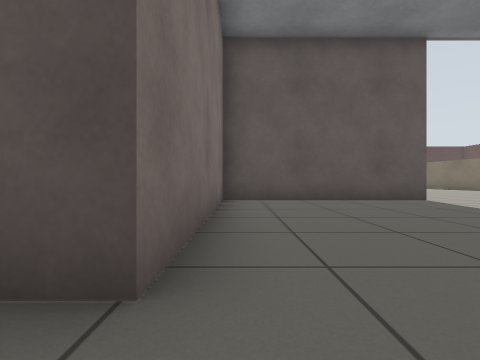
view 1 (above)

16 first-person views from a walk through a robot-simulator world made for Gazebo. The camera is 0.5 m above the floor, looks level and sees 85° across. The floor is counted in squares, 1 m on a side. Each view is taken from the middle of a square. On the plan, view 1 faces up. The plan holds only what a view shows up to about 9 squares ahead; the rest is blank. Simple patterns stand in for the simulator's built-in surfaces.

view 2
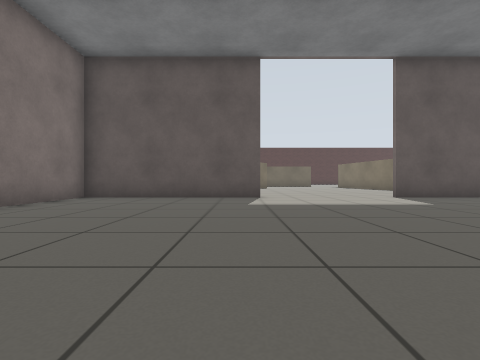

view 3
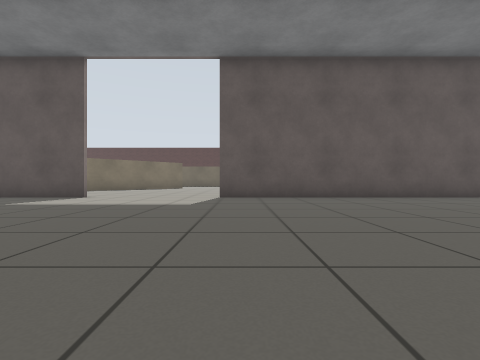

view 4
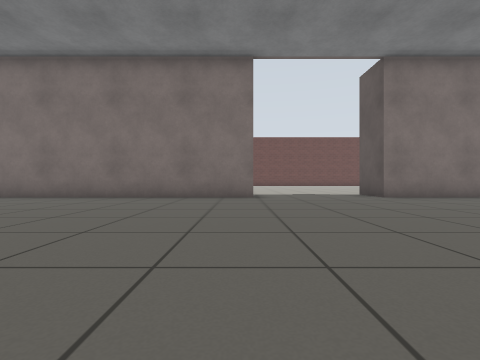

view 5
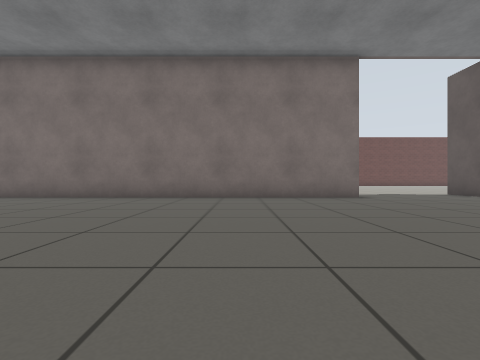

view 6
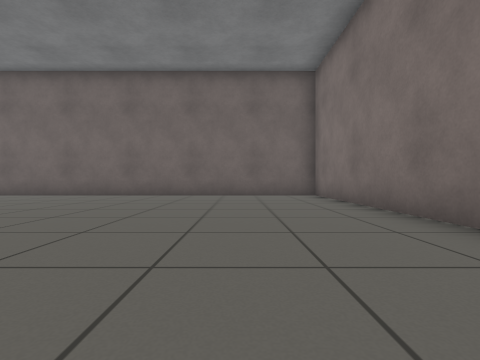

view 7
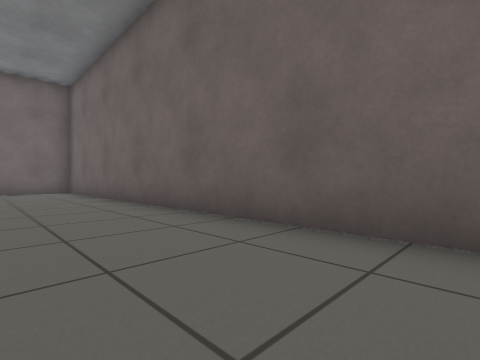

view 8
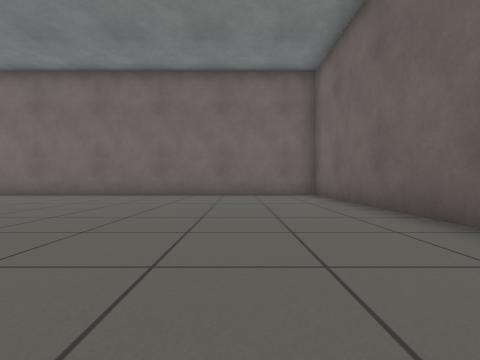

view 9
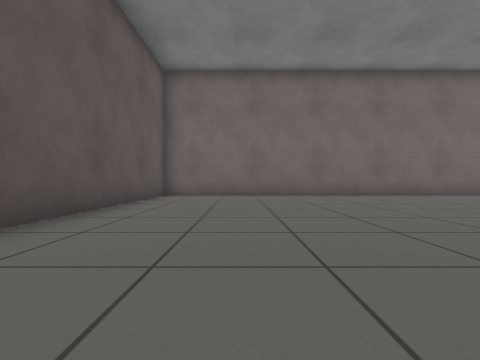

view 10
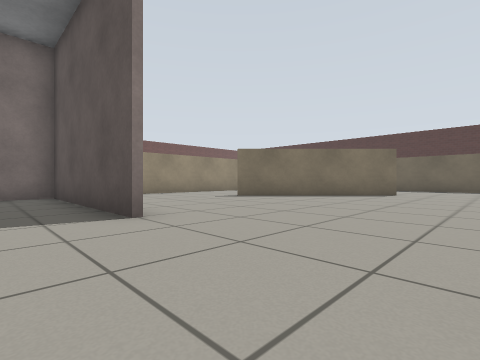

view 11
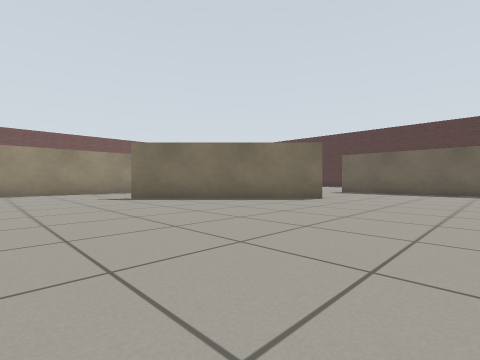

view 12
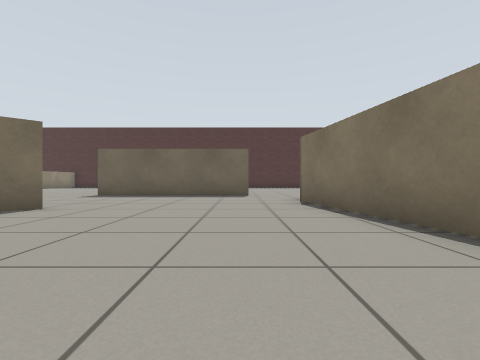

view 13
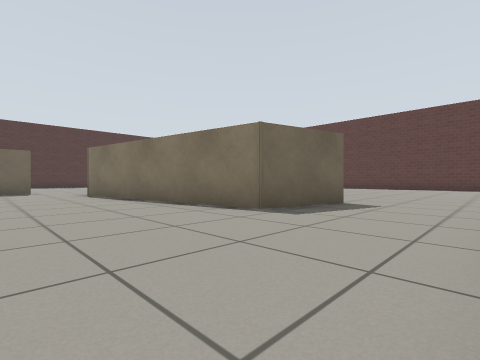

view 14
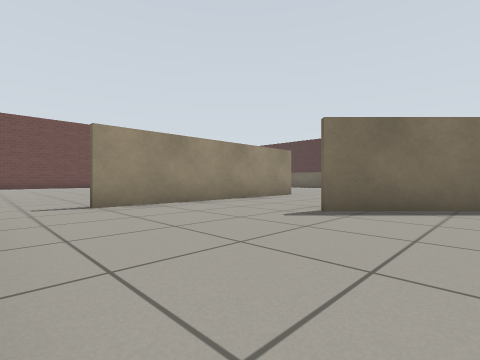

view 15
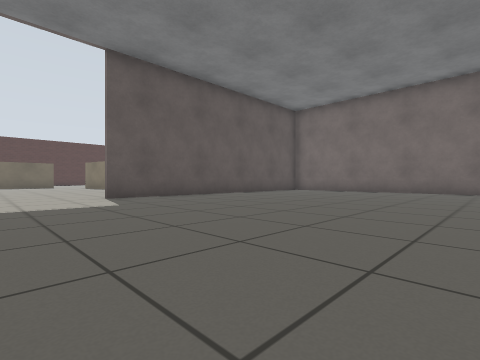

view 16
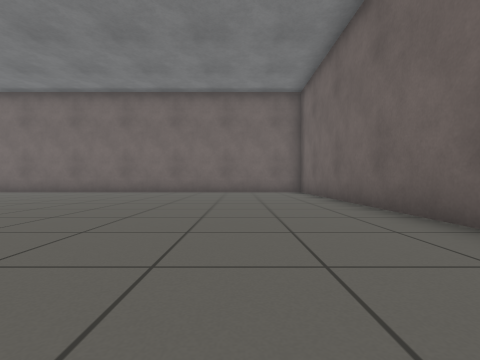

### Floor plan
Points are (right, up) in squares from view 1. A wall is a line through its corners. A room is listed if a view was taken in it or the views show most of it. See-through windows are left out.
Room 1 (views 1, 2, 3, 4, 5, 6, 7, 8, 9, 10, 11, 12, 13, 14, 15, 16)
walls: (4.6, 6.4) (-0.4, 6.4) (-0.4, 1.1); (-0.4, -2.5) (-0.4, -13.4) (17.4, -13.4) (17.4, 6.4) (8.4, 6.4); (13.6, 9.4) (11.4, 9.9) (10.4, 16.3); (5.7, 14.6) (1.9, 10.8); (-1.1, 13.6) (-1.1, 8.4); (9.4, 18.4) (6.4, 18.4)
ways out: opening at (-1, -1); opening at (-1, 7.5); opening at (0.5, 13.5); opening at (5.3, 16); opening at (10, 18); opening at (14.7, 8)

Positions as (right, up) in squares from view 1, and headings:
1: (0, 0), facing up
2: (4, -1), facing up
3: (9, -1), facing up
4: (7, -3), facing left
5: (7, -6), facing left
6: (2, -5), facing down
7: (6, -11), facing down-right
8: (9, -11), facing right
9: (9, 4), facing right
10: (8, 5), facing up-left
11: (9, 8), facing up-left
12: (9, 10), facing up
13: (8, 7), facing up-right
14: (4, 7), facing up-left
15: (6, -1), facing up-right
16: (7, -11), facing right
